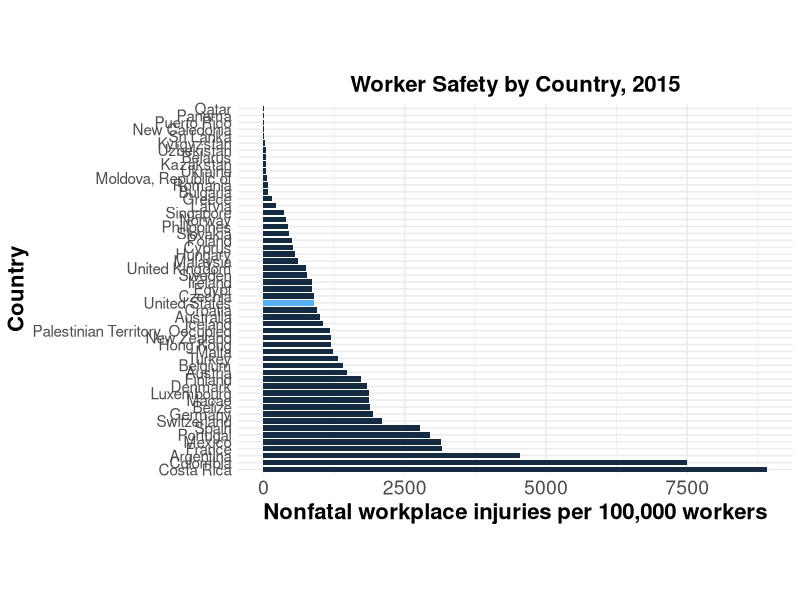

Source code (R): (Note: this script raises an error after producing the figure.)
## ---- chunk 1
rm(list=ls())
options(scipen=999)
## ---- chunk 2
library(tidyverse)
library(ggplot2)
library(dplyr)

## ---- chunk 3
df <- read.csv("../Input/us_inward_country.csv", nrows = 65, na.strings = "n.s.", check.names = FALSE)
df <- df[,-2]
colnames(df)[1] = "Country"
df <- as_tibble(df)
df <- df %>% mutate_at(c(2:42), as.numeric)
## ---- chunk 4
total <- as.numeric(df[1,-1]) #total inward FDI
countries <- df[,1] # -1 included to exclude country names for division
df2 <- as.data.frame(t(t(df[,-1]) / total)) #Divide rows by total to get shares
df2 <- df2 %>%
  add_column(countries, .before = "1980") #Add country names
## ---- chunk 5
df2 %>% pivot_longer(!Country, names_to = 'Year', values_to = "US FDI Share")
df <- df %>% pivot_longer(!Country, names_to = 'Year', values_to = "US inward FDI")
names(df)[3] <- "fdi_inward"
## ---- chunk 6
require(dplyr)
codes <- read.csv("../Input/alpha_3_country_codes.csv") #Country codes for workplace injuries data
names(codes)[1] <- "Code"
names(codes)[2] <- "Country"
df <- merge(df, codes, by = "Country")
country_safety <- read.csv("../Input/country_injury_rates.csv")
names(country_safety)[1] <- "Code"
country_safety <- country_safety %>%
  rename(Year = time,
         rate = obs_value) %>%
  select(-c(obs_status, note_classif, note_indicator, note_source, source))#Rename and drop columns
country_safety <- merge(country_safety, codes, by = "Code")
country_safety <- country_safety %>% relocate(Country, .after = Code)
  
## ---- chunk 7
require(ggplot2)
country_safety_agg <- country_safety[ which(country_safety$classif1 == "ECO_AGGREGATE_TOTAL"), ] #Only country totals, not by industry
z <- country_safety_agg[ which(country_safety_agg$Year == 2015), ]
z$color <- ifelse(z$Country == "United States", 2, 1)

p <- ggplot(z, aes(x = reorder(Country,-rate), y = rate, fill = color)) +
  geom_bar(stat="identity", width = 0.8) +
  coord_flip() +
  theme_minimal() +
  theme(aspect.ratio = 2/3,
        axis.text.y = element_text(size=11),
        axis.text.x = element_text(size=14),
        axis.title = element_text(size = 16, face="bold"),
        legend.position ="none",
        plot.title = element_text(size = 16, face = "bold", hjust = 0.5)) +
  labs(title="Worker Safety by Country, 2015",
       y = "Nonfatal workplace injuries per 100,000 workers",
       x = "Country")

ggsave("../Output/workplace_injuries.pdf", width = 15, height = 15)
p
## ---- chunk 8
x <- select(country_safety_agg, c("Code","Year","rate"))
df <- merge(df,x, by=c("Code","Year"))
## ---- chunk 9
ggplot(df, aes(x=fdi_inward, y=rate)) +
  geom_point(color="navy",shape=18) +
  geom_smooth(method='lm', se=F, color="red") +
  ylim(0,10000) +
  theme(plot.title = element_text(face="bold", hjust=0.5)) + 
  labs(title="Source Country Worker Safety and Investment into the U.S.",
       x = "U.S. Inward FDI Position, In Millions of USD",
       y = "Nonfatal Workplace Injuries per 100,000 workers")
#ggsave("../Output/scatter_fdi_injury.pdf")
  
